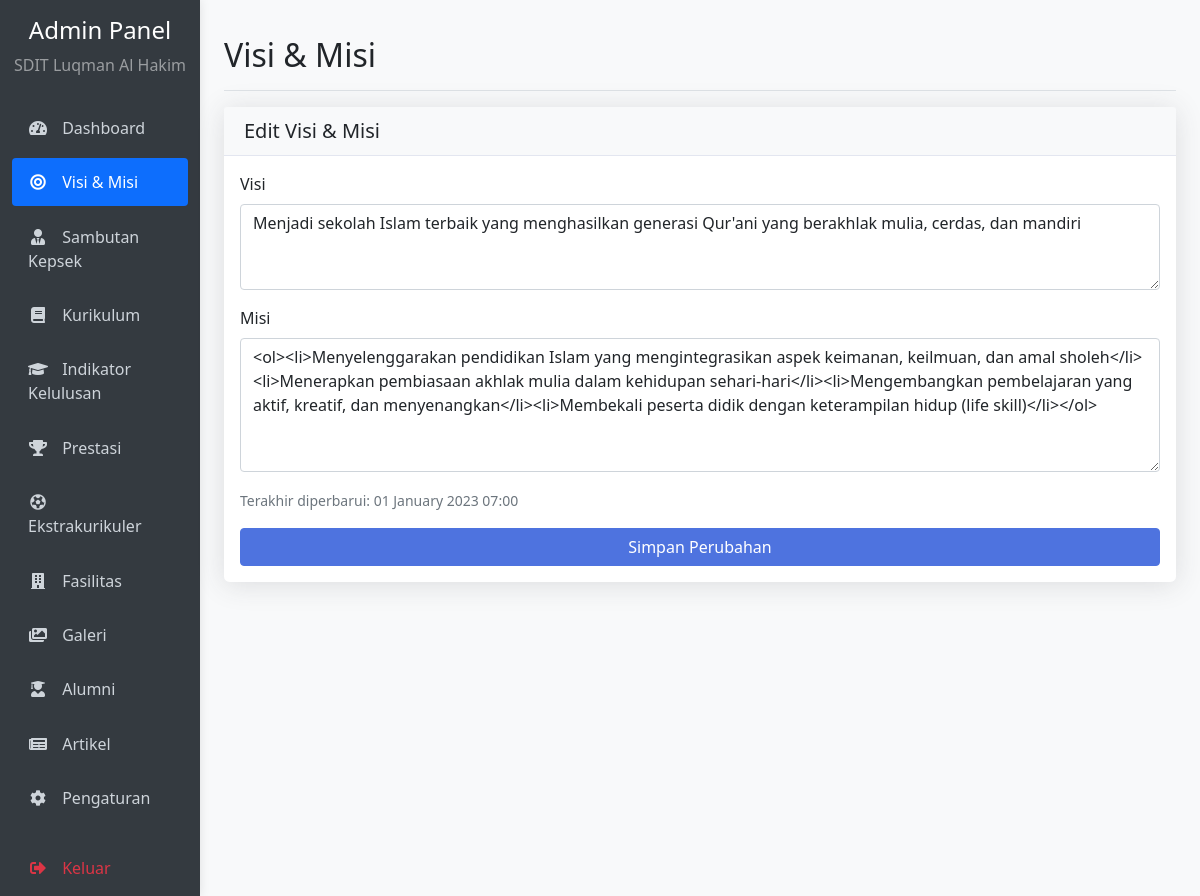
The app's page /admin/visi_misi.php (signed in) with its own data.
### tables this page shows
CREATE TABLE `visi_misi` (
  `id` int(11) NOT NULL AUTO_INCREMENT,
  `visi` text NOT NULL,
  `misi` text NOT NULL,
  `updated_at` timestamp NOT NULL DEFAULT current_timestamp() ON UPDATE current_timestamp(),
  PRIMARY KEY (`id`)
);

### admin/visi_misi.php (the view, shortened to what this page needs)
<?php
include '../config/database.php';
$query = "SELECT * FROM visi_misi WHERE id = 1";
$result = mysqli_query($conn, $query);
$data = mysqli_fetch_assoc($result);
?>
<!DOCTYPE html>
<html lang="id">
<head>
    <link rel="stylesheet" href="../assets/css/bootstrap.min.css">
    <link rel="stylesheet" href="../assets/css/icofont.min.css">
    <link rel="stylesheet" href="assets/css/admin-style.css">
    <link rel="stylesheet" href="https://cdnjs.cloudflare.com/ajax/libs/font-awesome/5.15.3/css/all.min.css">
</head>
<body>
<div class="container-fluid">
    <div class="row">
        <nav id="sidebar" class="col-md-3 col-lg-2 d-md-block bg-dark sidebar collapse">
            <div class="position-sticky pt-3">
                <div class="text-center mb-4">
                    <h4 class="text-white">Admin Panel</h4>
                    <p class="text-white-50">SDIT Luqman Al Hakim</p>
                </div>
                <ul class="nav flex-column">
                    <li class="nav-item">
                        <a class="nav-link" href="index.php">
                            <i class="fas fa-tachometer-alt"></i> Dashboard
                        </a>
                    </li>
                    <li class="nav-item">
                        <a class="nav-link active" href="visi_misi.php">
                            <i class="fas fa-bullseye"></i> Visi & Misi
                        </a>
                    </li>
                    <li class="nav-item">
                        <a class="nav-link" href="sambutan_kepsek.php">
                            <i class="fas fa-user-tie"></i> Sambutan Kepsek
                        </a>
                    </li>
                    <li class="nav-item">
                        <a class="nav-link" href="kurikulum.php">
                            <i class="fas fa-book"></i> Kurikulum
                        </a>
                    </li>
                    <li class="nav-item">
                        <a class="nav-link" href="indikator_kelulusan.php">
                            <i class="fas fa-graduation-cap"></i> Indikator Kelulusan
                        </a>
                    </li>
                    <li class="nav-item">
                        <a class="nav-link" href="prestasi.php">
                            <i class="fas fa-trophy"></i> Prestasi
                        </a>
                    </li>
                    <li class="nav-item">
                        <a class="nav-link" href="ekstrakurikuler.php">
                            <i class="fas fa-futbol"></i> Ekstrakurikuler
                        </a>
                    </li>
                    <li class="nav-item">
                        <a class="nav-link" href="fasilitas.php">
                            <i class="fas fa-building"></i> Fasilitas
                        </a>
                    </li>
                    <li class="nav-item">
                        <a class="nav-link" href="galeri.php">
                            <i class="fas fa-images"></i> Galeri
                        </a>
                    </li>
                    <li class="nav-item">
                        <a class="nav-link" href="alumni.php">
                            <i class="fas fa-user-graduate"></i> Alumni
                        </a>
                    </li>
                    <li class="nav-item">
                        <a class="nav-link" href="artikel.php">
                            <i class="fas fa-newspaper"></i> Artikel
                        </a>
                    </li>
                    <li class="nav-item">
                        <a class="nav-link" href="pengaturan.php">
                            <i class="fas fa-cog"></i> Pengaturan
                        </a>
                    </li>
                    <li class="nav-item mt-3">
                        <a class="nav-link text-danger" href="logout.php">
                            <i class="fas fa-sign-out-alt"></i> Keluar
                        </a>
                    </li>
                </ul>
            </div>
        </nav>
        <main class="col-md-9 ms-sm-auto col-lg-10 px-md-4">
            <div class="d-flex justify-content-between flex-wrap flex-md-nowrap align-items-center pt-3 pb-2 mb-3 border-bottom">
                <h1 class="h2">Visi & Misi</h1>
            </div>
            <div class="card">
                <div class="card-header">
                    <h5 class="card-title mb-0">Edit Visi & Misi</h5>
                </div>
                <div class="card-body">
                    <form action="" method="post">
                        <div class="mb-3">
                            <label for="visi" class="form-label">Visi</label>
                            <textarea class="form-control" id="visi" name="visi" rows="3" required><?php echo htmlspecialchars($data['visi'] ?? ''); ?></textarea>
                        </div>
                        <div class="mb-3">
                            <label for="misi" class="form-label">Misi</label>
                            <textarea class="form-control" id="misi" name="misi" rows="5" required><?php echo htmlspecialchars($data['misi'] ?? ''); ?></textarea>
                        </div>
                        <div class="mb-3">
                            <small class="text-muted">Terakhir diperbarui: <?php echo date('d F Y H:i', strtotime($data['updated_at'] ?? 'now')); ?></small>
                        </div>
                        <div class="d-grid">
                            <button type="submit" class="btn btn-primary">Simpan Perubahan</button>
                        </div>
                    </form>
                </div>
            </div>
        </main>
    </div>
</div>
</body>
</html>

### admin/assets/css/admin-style.css (style rules this page uses)
body { font-family: 'Segoe UI', Tahoma, Geneva, Verdana, sans-serif; background-color: #f8f9fa; }
#sidebar { min-height: 100vh; box-shadow: 0 0 10px rgba(0, 0, 0, 0.1); background-color: #343a40 !important; transition: all 0.3s; }
#sidebar .nav-link { color: #ced4da; padding: 0.75rem 1rem; border-radius: 0.25rem; margin: 0.2rem 0; transition: all 0.3s; }
#sidebar .nav-link.active { color: #fff; background-color: #0d6efd; }
#sidebar .nav-link i { margin-right: 10px; width: 20px; text-align: center; }
main { padding: 20px; }
.card { box-shadow: 0 0.15rem 1.75rem 0 rgba(58, 59, 69, 0.15); border: none; border-radius: 0.35rem; margin-bottom: 20px; }
.card-header { background-color: #f8f9fa; border-bottom: 1px solid #e3e6f0; padding: 0.75rem 1.25rem; font-weight: 500; }
.btn-primary { background-color: #4e73df; border-color: #4e73df; }

### records on screen
visi_misi: visi "Menjadi sekolah Islam terbaik yang menghasilkan generasi Qur'ani yang berakhlak mulia, cerdas, dan mandiri", misi "<ol><li>Menyelenggarakan pendidikan Islam yang mengintegrasikan aspek keimanan, keilmuan, dan amal sholeh</li><li>Menerapkan pembiasaan akhlak mulia dalam kehidupan sehari-hari</li><li>Mengembangkan pembelajaran yang aktif, kreatif, dan menyenangkan</li><li>Membekali peserta didik dengan keterampilan hidup (life skill)</li></ol>", updated_at "01 January 2023 07:00"
